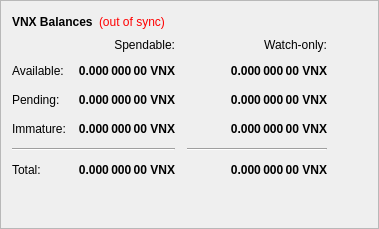
        <widget class="QFrame" name="frame">
         <property name="frameShape">
          <enum>QFrame::StyledPanel</enum>
         </property>
         <property name="frameShadow">
          <enum>QFrame::Raised</enum>
         </property>
         <layout class="QVBoxLayout" name="verticalLayout_4">
          <item>
           <layout class="QHBoxLayout" name="horizontalLayout_4">
            <item>
             <widget class="QLabel" name="label_5">
              <property name="font">
               <font>
                <weight>75</weight>
                <bold>true</bold>
               </font>
              </property>
              <property name="text">
               <string>VNX Balances</string>
              </property>
             </widget>
            </item>
            <item>
             <widget class="QLabel" name="labelWalletStatus">
              <property name="cursor">
               <cursorShape>WhatsThisCursor</cursorShape>
              </property>
              <property name="toolTip">
               <string>The displayed information may be out of date. Your wallet automatically synchronizes with the Venox network after a connection is established, but this process has not completed yet.</string>
              </property>
              <property name="styleSheet">
               <string notr="true">QLabel { color: red; }</string>
              </property>
              <property name="text">
               <string notr="true">(out of sync)</string>
              </property>
              <property name="alignment">
               <set>Qt::AlignLeading|Qt::AlignLeft|Qt::AlignVCenter</set>
              </property>
             </widget>
            </item>
            <item>
             <spacer name="horizontalSpacer_3">
              <property name="orientation">
               <enum>Qt::Horizontal</enum>
              </property>
              <property name="sizeHint" stdset="0">
               <size>
                <width>40</width>
                <height>20</height>
               </size>
              </property>
             </spacer>
            </item>
           </layout>
          </item>
          <item>
           <layout class="QGridLayout" name="gridLayout">
            <property name="spacing">
             <number>12</number>
            </property>
            <item row="2" column="2">
             <widget class="QLabel" name="labelWatchPending">
              <property name="font">
               <font>
                <weight>75</weight>
                <bold>true</bold>
               </font>
              </property>
              <property name="cursor">
               <cursorShape>IBeamCursor</cursorShape>
              </property>
              <property name="toolTip">
               <string>Unconfirmed transactions to watch-only addresses</string>
              </property>
              <property name="text">
               <string notr="true">0.000 000 00 VNX</string>
              </property>
              <property name="alignment">
               <set>Qt::AlignRight|Qt::AlignTrailing|Qt::AlignVCenter</set>
              </property>
              <property name="textInteractionFlags">
               <set>Qt::LinksAccessibleByMouse|Qt::TextSelectableByKeyboard|Qt::TextSelectableByMouse</set>
              </property>
             </widget>
            </item>
            <item row="2" column="1">
             <widget class="QLabel" name="labelUnconfirmed">
              <property name="font">
               <font>
                <weight>75</weight>
                <bold>true</bold>
               </font>
              </property>
              <property name="cursor">
               <cursorShape>IBeamCursor</cursorShape>
              </property>
              <property name="toolTip">
               <string>Total of transactions that have yet to be confirmed, and do not yet count toward the spendable balance</string>
              </property>
              <property name="text">
               <string notr="true">0.000 000 00 VNX</string>
              </property>
              <property name="alignment">
               <set>Qt::AlignRight|Qt::AlignTrailing|Qt::AlignVCenter</set>
              </property>
              <property name="textInteractionFlags">
               <set>Qt::LinksAccessibleByMouse|Qt::TextSelectableByKeyboard|Qt::TextSelectableByMouse</set>
              </property>
             </widget>
            </item>
            <item row="3" column="2">
             <widget class="QLabel" name="labelWatchImmature">
              <property name="font">
               <font>
                <weight>75</weight>
                <bold>true</bold>
               </font>
              </property>
              <property name="cursor">
               <cursorShape>IBeamCursor</cursorShape>
              </property>
              <property name="toolTip">
               <string>Staked or masternode rewards in watch-only addresses that has not yet matured</string>
              </property>
              <property name="text">
               <string notr="true">0.000 000 00 VNX</string>
              </property>
              <property name="alignment">
               <set>Qt::AlignRight|Qt::AlignTrailing|Qt::AlignVCenter</set>
              </property>
              <property name="textInteractionFlags">
               <set>Qt::LinksAccessibleByMouse|Qt::TextSelectableByKeyboard|Qt::TextSelectableByMouse</set>
              </property>
             </widget>
            </item>
            <item row="4" column="0" colspan="2">
             <widget class="Line" name="lineSpendableBalance">
              <property name="orientation">
               <enum>Qt::Horizontal</enum>
              </property>
             </widget>
            </item>
            <item row="4" column="2">
             <widget class="Line" name="lineWatchBalance">
              <property name="sizePolicy">
               <sizepolicy hsizetype="Preferred" vsizetype="Fixed">
                <horstretch>0</horstretch>
                <verstretch>0</verstretch>
               </sizepolicy>
              </property>
              <property name="minimumSize">
               <size>
                <width>140</width>
                <height>0</height>
               </size>
              </property>
              <property name="orientation">
               <enum>Qt::Horizontal</enum>
              </property>
             </widget>
            </item>
            <item row="5" column="0">
             <widget class="QLabel" name="labelTotalText">
              <property name="text">
               <string>Total:</string>
              </property>
             </widget>
            </item>
            <item row="3" column="1">
             <widget class="QLabel" name="labelImmature">
              <property name="font">
               <font>
                <weight>75</weight>
                <bold>true</bold>
               </font>
              </property>
              <property name="cursor">
               <cursorShape>IBeamCursor</cursorShape>
              </property>
              <property name="toolTip">
               <string>Staked or masternode rewards that has not yet matured</string>
              </property>
              <property name="text">
               <string notr="true">0.000 000 00 VNX</string>
              </property>
              <property name="alignment">
               <set>Qt::AlignRight|Qt::AlignTrailing|Qt::AlignVCenter</set>
              </property>
              <property name="textInteractionFlags">
               <set>Qt::LinksAccessibleByMouse|Qt::TextSelectableByKeyboard|Qt::TextSelectableByMouse</set>
              </property>
             </widget>
            </item>
            <item row="2" column="3">
             <spacer name="horizontalSpacer_2">
              <property name="orientation">
               <enum>Qt::Horizontal</enum>
              </property>
              <property name="sizeHint" stdset="0">
               <size>
                <width>40</width>
                <height>20</height>
               </size>
              </property>
             </spacer>
            </item>
            <item row="3" column="0">
             <widget class="QLabel" name="labelImmatureText">
              <property name="text">
               <string>Immature:</string>
              </property>
             </widget>
            </item>
            <item row="5" column="1">
             <widget class="QLabel" name="labelTotal">
              <property name="font">
               <font>
                <weight>75</weight>
                <bold>true</bold>
               </font>
              </property>
              <property name="cursor">
               <cursorShape>IBeamCursor</cursorShape>
              </property>
              <property name="toolTip">
               <string>Your current total balance</string>
              </property>
              <property name="text">
               <string notr="true">0.000 000 00 VNX</string>
              </property>
              <property name="alignment">
               <set>Qt::AlignRight|Qt::AlignTrailing|Qt::AlignVCenter</set>
              </property>
              <property name="textInteractionFlags">
               <set>Qt::LinksAccessibleByMouse|Qt::TextSelectableByKeyboard|Qt::TextSelectableByMouse</set>
              </property>
             </widget>
            </item>
            <item row="5" column="2">
             <widget class="QLabel" name="labelWatchTotal">
              <property name="font">
               <font>
                <weight>75</weight>
                <bold>true</bold>
               </font>
              </property>
              <property name="cursor">
               <cursorShape>IBeamCursor</cursorShape>
              </property>
              <property name="toolTip">
               <string>Current total balance in watch-only addresses</string>
              </property>
              <property name="text">
               <string notr="true">0.000 000 00 VNX</string>
              </property>
              <property name="alignment">
               <set>Qt::AlignRight|Qt::AlignTrailing|Qt::AlignVCenter</set>
              </property>
              <property name="textInteractionFlags">
               <set>Qt::LinksAccessibleByMouse|Qt::TextSelectableByKeyboard|Qt::TextSelectableByMouse</set>
              </property>
             </widget>
            </item>
            <item row="0" column="2">
             <widget class="QLabel" name="labelWatchonly">
              <property name="text">
               <string>Watch-only:</string>
              </property>
              <property name="alignment">
               <set>Qt::AlignRight|Qt::AlignTrailing|Qt::AlignVCenter</set>
              </property>
             </widget>
            </item>
            <item row="1" column="0">
             <widget class="QLabel" name="labelBalanceText">
              <property name="text">
               <string>Available:</string>
              </property>
             </widget>
            </item>
            <item row="1" column="1">
             <widget class="QLabel" name="labelBalance">
              <property name="font">
               <font>
                <weight>75</weight>
                <bold>true</bold>
               </font>
              </property>
              <property name="cursor">
               <cursorShape>IBeamCursor</cursorShape>
              </property>
              <property name="toolTip">
               <string>Your current spendable balance</string>
              </property>
              <property name="text">
               <string notr="true">0.000 000 00 VNX</string>
              </property>
              <property name="alignment">
               <set>Qt::AlignRight|Qt::AlignTrailing|Qt::AlignVCenter</set>
              </property>
              <property name="textInteractionFlags">
               <set>Qt::LinksAccessibleByMouse|Qt::TextSelectableByKeyboard|Qt::TextSelectableByMouse</set>
              </property>
             </widget>
            </item>
            <item row="1" column="2">
             <widget class="QLabel" name="labelWatchAvailable">
              <property name="font">
               <font>
                <weight>75</weight>
                <bold>true</bold>
               </font>
              </property>
              <property name="cursor">
               <cursorShape>IBeamCursor</cursorShape>
              </property>
              <property name="toolTip">
               <string>Your current balance in watch-only addresses</string>
              </property>
              <property name="text">
               <string notr="true">0.000 000 00 VNX</string>
              </property>
              <property name="alignment">
               <set>Qt::AlignRight|Qt::AlignTrailing|Qt::AlignVCenter</set>
              </property>
              <property name="textInteractionFlags">
               <set>Qt::LinksAccessibleByMouse|Qt::TextSelectableByKeyboard|Qt::TextSelectableByMouse</set>
              </property>
             </widget>
            </item>
            <item row="2" column="0">
             <widget class="QLabel" name="labelPendingText">
              <property name="text">
               <string>Pending:</string>
              </property>
             </widget>
            </item>
            <item row="0" column="1">
             <widget class="QLabel" name="labelSpendable">
              <property name="text">
               <string>Spendable:</string>
              </property>
              <property name="alignment">
               <set>Qt::AlignRight|Qt::AlignTrailing|Qt::AlignVCenter</set>
              </property>
             </widget>
            </item>
           </layout>
          </item>
          <item>
           <spacer name="verticalSpacer_4">
            <property name="orientation">
             <enum>Qt::Vertical</enum>
            </property>
            <property name="sizeHint" stdset="0">
             <size>
              <width>20</width>
              <height>40</height>
             </size>
            </property>
           </spacer>
          </item>
         </layout>
        </widget>
